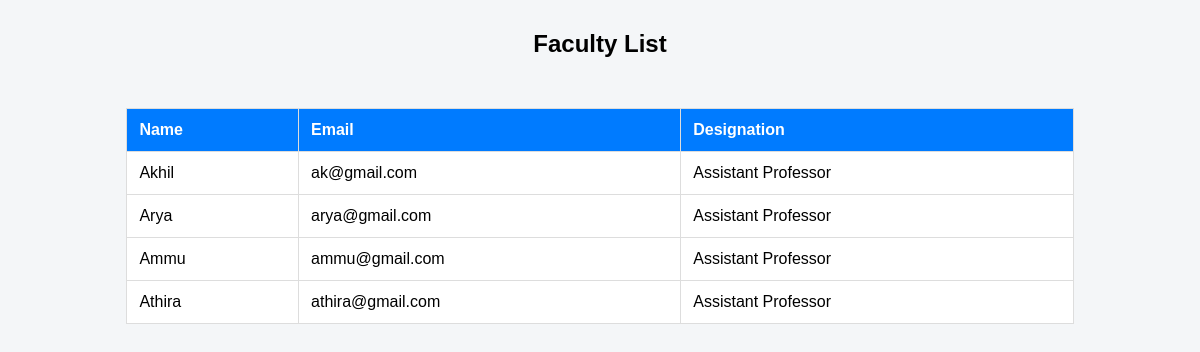
/WAdmin/faculty-list/, run on the app's committed database.
### Admin/models.py (models this page shows, shortened)
class Faculty(models.Model):
    faculty_id = models.CharField(max_length=20, unique=True)
    name = models.CharField(max_length=100)
    email = models.EmailField(unique=True)
    phone = models.CharField(max_length=15)
    department = models.CharField(max_length=50)
    designation = models.CharField(max_length=50)
    password = models.CharField(max_length=100)

### Admin/views.py (the view)
# urls.py: path('faculty-list/', views.faculty_list, name='faculty_list'),
def faculty_list(request):
    faculties = Faculty.objects.all()
    return render(request, 'Admin/faculty_list.html', {'faculties': faculties})

### Admin/templates/Admin/faculty_list.html (shortened to what this page needs)
<!doctype html>
<html>
  <head>
  </head>
  <body>
    <h2>Faculty List</h2>
    <table>
      <tr>
        <th>Name</th>
        <th>Email</th>
        <th>Designation</th>
      </tr>
      {% for faculty in faculties %}
      <tr>
        <td>{{ faculty.name }}</td>
        <td>{{ faculty.email }}</td>
        <td>{{ faculty.designation }}</td>
      </tr>
      {% empty %}
      <tr>
        <td colspan="3" style="text-align: center">No faculties registered</td>
      </tr>
      {% endfor %}
    </table>
  </body>
</html>

### Admin/templates/Admin/faculty_list.html (style rules this page uses)
body { font-family: Arial; background: #f4f6f8; }
table { width: 80%; margin: 50px auto; border-collapse: collapse; background: white; }
th, td { border: 1px solid #ddd; padding: 12px; text-align: left; }
th { background: #007bff; color: white; }
h2 { text-align: center; margin-top: 30px; }

### data on the page
Faculty: name "Akhil", email "ak@gmail.com", designation "Assistant Professor"
Faculty: name "Arya", email "arya@gmail.com", designation "Assistant Professor"
Faculty: name "Ammu", email "ammu@gmail.com", designation "Assistant Professor"
Faculty: name "Athira", email "athira@gmail.com", designation "Assistant Professor"
